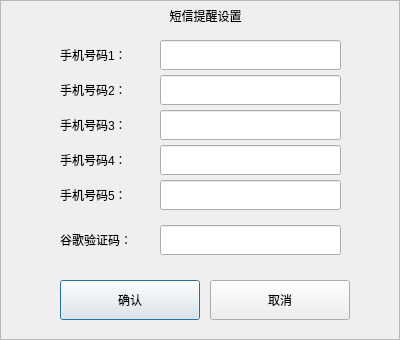
<?xml version="1.0" encoding="UTF-8"?>
<ui version="4.0">
 <class>CShortMsgSettingDlg</class>
 <widget class="QDialog" name="CShortMsgSettingDlg">
  <property name="geometry">
   <rect>
    <x>0</x>
    <y>0</y>
    <width>400</width>
    <height>340</height>
   </rect>
  </property>
  <property name="windowTitle">
   <string>Dialog</string>
  </property>
  <property name="styleSheet">
   <string notr="true"/>
  </property>
  <widget class="QFrame" name="frame">
   <property name="geometry">
    <rect>
     <x>0</x>
     <y>0</y>
     <width>400</width>
     <height>340</height>
    </rect>
   </property>
   <property name="frameShape">
    <enum>QFrame::StyledPanel</enum>
   </property>
   <property name="frameShadow">
    <enum>QFrame::Raised</enum>
   </property>
   <widget class="QLabel" name="label">
    <property name="geometry">
     <rect>
      <x>145</x>
      <y>0</y>
      <width>121</width>
      <height>31</height>
     </rect>
    </property>
    <property name="styleSheet">
     <string notr="true"/>
    </property>
    <property name="text">
     <string>短信提醒设置</string>
    </property>
    <property name="alignment">
     <set>Qt::AlignCenter</set>
    </property>
   </widget>
   <widget class="QLabel" name="lbl_MsgSet_num1">
    <property name="geometry">
     <rect>
      <x>60</x>
      <y>40</y>
      <width>91</width>
      <height>30</height>
     </rect>
    </property>
    <property name="styleSheet">
     <string notr="true"/>
    </property>
    <property name="text">
     <string>手机号码1：</string>
    </property>
   </widget>
   <widget class="QLineEdit" name="le_AdminTel1">
    <property name="geometry">
     <rect>
      <x>160</x>
      <y>40</y>
      <width>181</width>
      <height>30</height>
     </rect>
    </property>
    <property name="styleSheet">
     <string notr="true"/>
    </property>
    <property name="text">
     <string/>
    </property>
   </widget>
   <widget class="QLineEdit" name="le_AdminTel2">
    <property name="geometry">
     <rect>
      <x>160</x>
      <y>75</y>
      <width>181</width>
      <height>30</height>
     </rect>
    </property>
    <property name="styleSheet">
     <string notr="true"/>
    </property>
    <property name="text">
     <string/>
    </property>
   </widget>
   <widget class="QLabel" name="lbl_MsgSet_num2">
    <property name="geometry">
     <rect>
      <x>60</x>
      <y>75</y>
      <width>91</width>
      <height>30</height>
     </rect>
    </property>
    <property name="styleSheet">
     <string notr="true"/>
    </property>
    <property name="text">
     <string>手机号码2：</string>
    </property>
   </widget>
   <widget class="QLineEdit" name="le_AdminTel3">
    <property name="geometry">
     <rect>
      <x>160</x>
      <y>110</y>
      <width>181</width>
      <height>30</height>
     </rect>
    </property>
    <property name="styleSheet">
     <string notr="true"/>
    </property>
    <property name="text">
     <string/>
    </property>
   </widget>
   <widget class="QLabel" name="lbl_MsgSet_num3">
    <property name="geometry">
     <rect>
      <x>60</x>
      <y>110</y>
      <width>91</width>
      <height>30</height>
     </rect>
    </property>
    <property name="styleSheet">
     <string notr="true"/>
    </property>
    <property name="text">
     <string>手机号码3：</string>
    </property>
   </widget>
   <widget class="QLineEdit" name="le_AdminTel4">
    <property name="geometry">
     <rect>
      <x>160</x>
      <y>145</y>
      <width>181</width>
      <height>30</height>
     </rect>
    </property>
    <property name="styleSheet">
     <string notr="true"/>
    </property>
    <property name="text">
     <string/>
    </property>
   </widget>
   <widget class="QLabel" name="lbl_MsgSet_num4">
    <property name="geometry">
     <rect>
      <x>60</x>
      <y>145</y>
      <width>91</width>
      <height>30</height>
     </rect>
    </property>
    <property name="styleSheet">
     <string notr="true"/>
    </property>
    <property name="text">
     <string>手机号码4：</string>
    </property>
   </widget>
   <widget class="QLineEdit" name="le_AdminTel5">
    <property name="geometry">
     <rect>
      <x>160</x>
      <y>180</y>
      <width>181</width>
      <height>30</height>
     </rect>
    </property>
    <property name="styleSheet">
     <string notr="true"/>
    </property>
    <property name="text">
     <string/>
    </property>
   </widget>
   <widget class="QLabel" name="lbl_MsgSet_num5">
    <property name="geometry">
     <rect>
      <x>60</x>
      <y>180</y>
      <width>91</width>
      <height>30</height>
     </rect>
    </property>
    <property name="styleSheet">
     <string notr="true"/>
    </property>
    <property name="text">
     <string>手机号码5：</string>
    </property>
   </widget>
   <widget class="QLineEdit" name="le_GoogleCode">
    <property name="geometry">
     <rect>
      <x>160</x>
      <y>225</y>
      <width>181</width>
      <height>30</height>
     </rect>
    </property>
    <property name="styleSheet">
     <string notr="true"/>
    </property>
    <property name="text">
     <string/>
    </property>
   </widget>
   <widget class="QLabel" name="lbl_MsgSet_num6">
    <property name="geometry">
     <rect>
      <x>60</x>
      <y>225</y>
      <width>91</width>
      <height>30</height>
     </rect>
    </property>
    <property name="styleSheet">
     <string notr="true"/>
    </property>
    <property name="text">
     <string>谷歌验证码：</string>
    </property>
   </widget>
   <widget class="QPushButton" name="btn_SettingOK">
    <property name="geometry">
     <rect>
      <x>60</x>
      <y>280</y>
      <width>140</width>
      <height>40</height>
     </rect>
    </property>
    <property name="cursor">
     <cursorShape>PointingHandCursor</cursorShape>
    </property>
    <property name="styleSheet">
     <string notr="true"/>
    </property>
    <property name="text">
     <string>确认</string>
    </property>
   </widget>
   <widget class="QPushButton" name="btn_SettingCancel">
    <property name="geometry">
     <rect>
      <x>210</x>
      <y>280</y>
      <width>140</width>
      <height>40</height>
     </rect>
    </property>
    <property name="cursor">
     <cursorShape>PointingHandCursor</cursorShape>
    </property>
    <property name="styleSheet">
     <string notr="true"/>
    </property>
    <property name="text">
     <string>取消</string>
    </property>
   </widget>
  </widget>
 </widget>
 <resources/>
 <connections/>
</ui>
